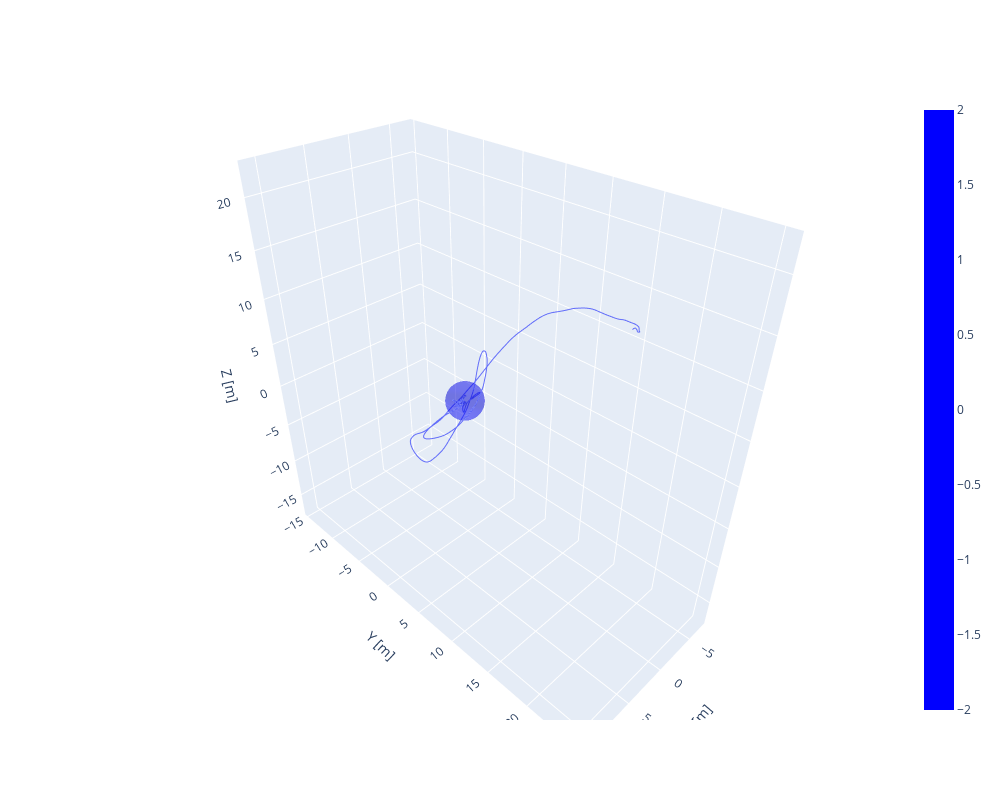

Notebook code for this chart:
### Code cell
# Plot paths
fig = go.Figure()

# Satellite paths
for run in list(sims_dict.values())[3:4]:
    fig.add_scatter3d(
        x=run["X_true"][:, 0],
        y=run["X_true"][:, 1],
        z=run["X_true"][:, 2],
        mode="lines",
        showlegend=False
    )

# Sphere for docking tolerance box
color1 = 'blue'
color2 = 'red'
fig.add_surface(x=x_coords, y=y_coords, z=z_coords, colorscale=[[0, color1], [1,color1]], opacity=0.3)

fig.update_layout(showlegend=False, width=1000, height=800,
  scene=dict(
    xaxis=dict(title="X [m]"),
    yaxis=dict(title="Y [m]"),
    zaxis=dict(title="Z [m]"),
  ),
)

fig.show()

### Figure 1 — Plotly figure (JSON) as saved in the notebook; plotly's stock layout.template omitted (floating-point values rounded to 4 significant figures; data arrays with more than 128 entries replaced by an {"elided": "..."} marker saying what was removed)
{"data": [{"mode": "lines", "showlegend": false, "type": "scatter3d", "x": {"elided": "601 float values"}, "y": {"elided": "601 float values"}, "z": {"elided": "601 float values"}}, {"colorscale": [[0, "blue"], [1, "blue"]], "opacity": 0.3, "type": "surface", "x": {"elided": "50x50 float values"}, "y": {"elided": "50x50 float values"}, "z": {"elided": "50x50 float values"}}], "layout": {"height": 800, "scene": {"xaxis": {"title": {"text": "X [m]"}}, "yaxis": {"title": {"text": "Y [m]"}}, "zaxis": {"title": {"text": "Z [m]"}}}, "showlegend": false, "width": 1000}}
